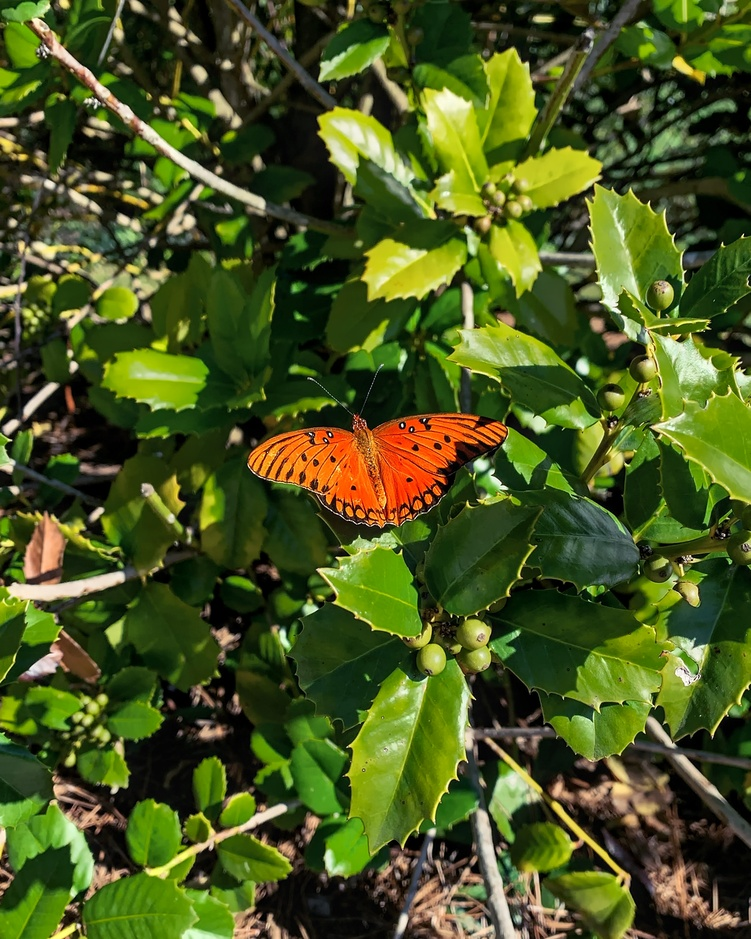
#> input picture images/image2.jpg, 751 x 939 px, shrunk from 1080 x 1350 before the run, found by its file name
$ jupyter execute Image_Enhancer_Full.ipynb
#> lines starting #> are read from the running program, lines starting #| are printed output that depends on the picture
[cell 1]
import matplotlib.pyplot as plt
from matplotlib.image import imread
import numpy as np
import os
import scipy.io

#!pip install scikit-image
from skimage import color
from skimage import io

plt.rcParams['figure.figsize'] = [8, 8]
plt.rcParams.update({'font.size': 18})

[cell 2]
img0 = io.imread('image2.jpg')
#> img0 is the input picture: shape (939, 751, 3); mean R, G, B 73, 86.5, 31.8
img1 = img0
#img1 = color.rgb2gray(img0).astype(float)

plt.imshow(img1)
np.shape(img1)
#> Out = (939, 751, 3)

[cell 3]
def enhance(X, reps):

    Y = np.repeat(X, repeats= reps, axis=0)
    Z = np.repeat(Y, repeats= reps, axis=1)
    return(Z)

[cell 4]
P = enhance(img1,3)
#> in enhance, `Y = np.repeat(X, repeats= reps, axis=0)`:
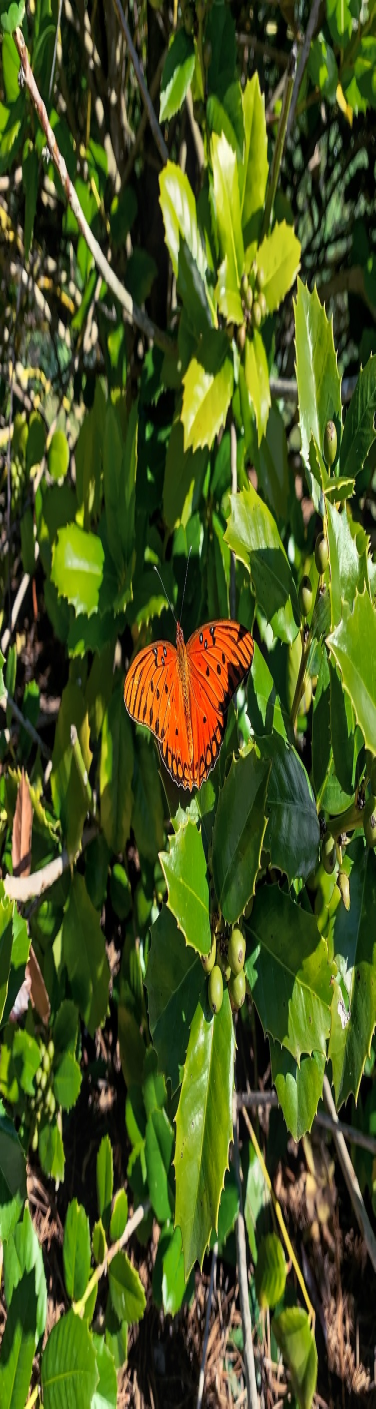
#> Y: shape (2817, 751, 3) (shown at 1/2 size); mean R, G, B 73, 86.5, 31.8
plt.imshow(P)

[cell 5]
# Define randomized SVD function
def rSVD(X, r, q, p):
    # Step 1: Sample column space of X with P matrix
    ny = X.shape[1]
    P = np.random.randn(ny, r+p)
    Z = X @ P
    for k in range(q):
        Z = X @ (X.T @ Z)

    Q, R = np.linalg.qr(Z, mode='reduced')

    # Step 2: Compute SVD on projected Y = Q.T @ X
    Y = Q.T @ X
    UY, S, VT = np.linalg.svd(Y, full_matrices=0)
    U = Q @ UY

    return U, S, VT

[cell 6]
A = img0
X = np.mean(A, axis=2)  # Convert RGB -> grayscale
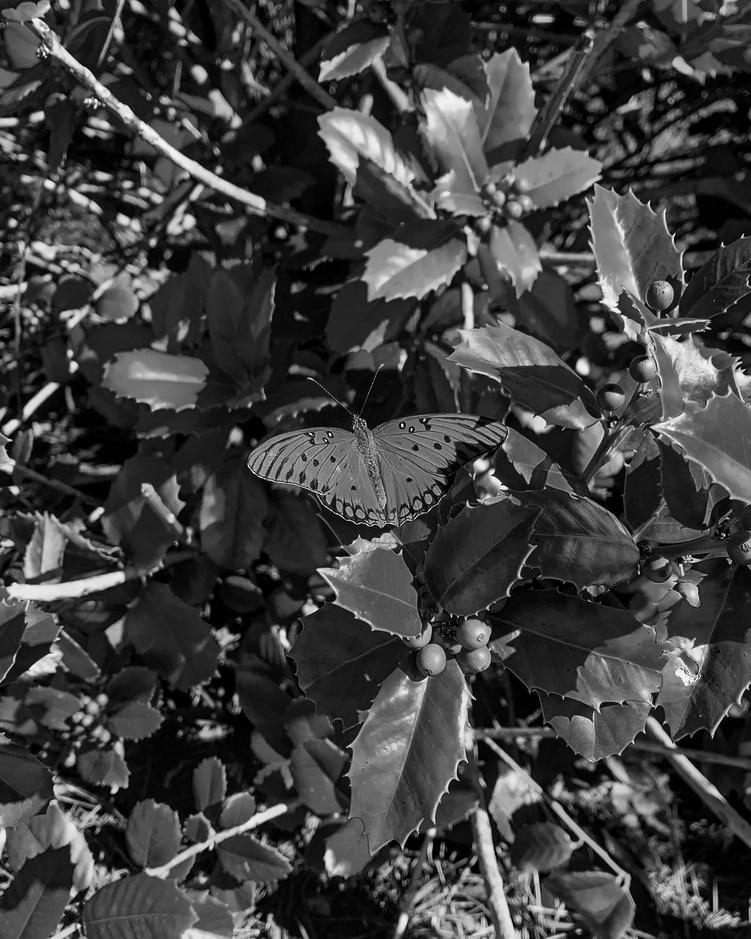
#> X: shape (939, 751) float64; min 0, max 253.7, mean 63.7

U, S, VT = np.linalg.svd(X, full_matrices=0)  # Deterministic SVD
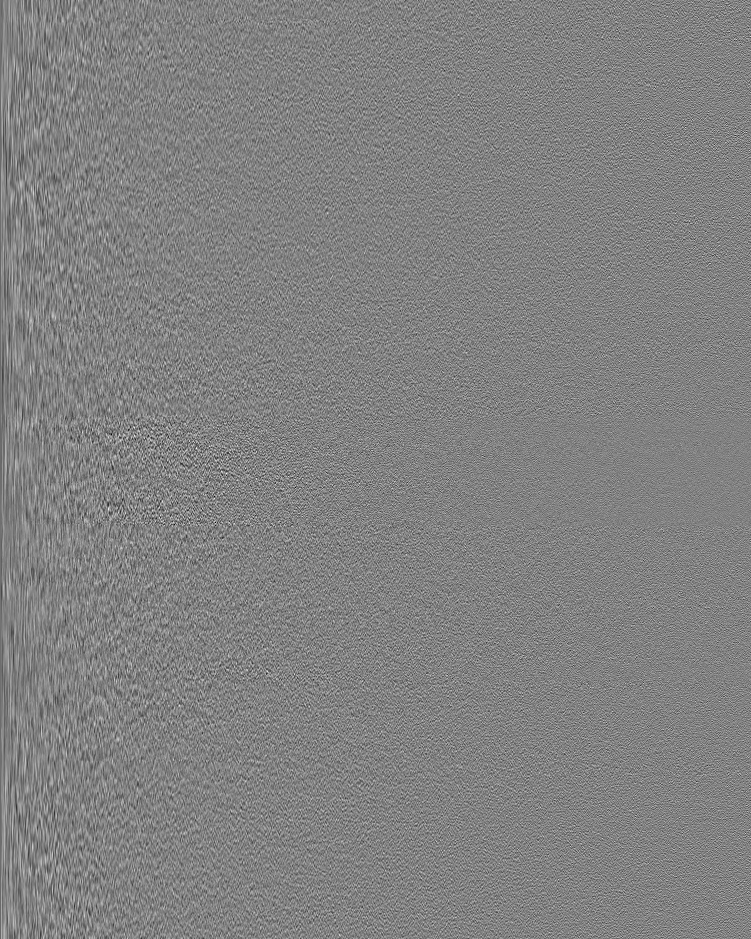
#> U: shape (939, 751) float64; min -0.209, max 0.202, mean -5.46e-05; drawn with min black and max white
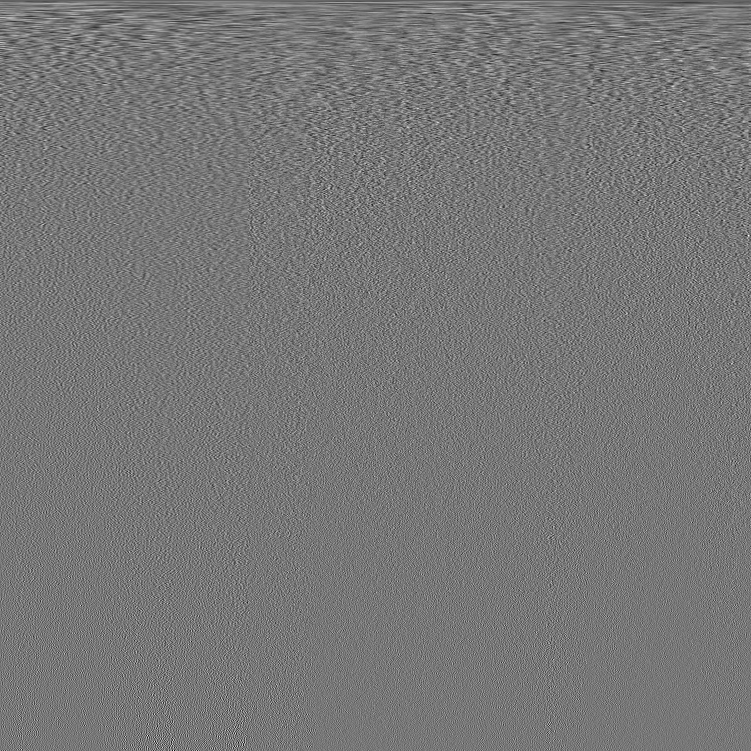
#> VT: shape (751, 751) float64; min -0.21, max 0.238, mean -4.66e-05; drawn with min black and max white
#> S = 751 values, max 55325.5 at index 0, min 10.09 at index 750, mean 732.7

r = 250  # Target rank
q = 1   # Power iterations
p = 5   # Oversampling parameter

rU, rS, rVT = rSVD(X, r, q, p)
#> the loop in rSVD, `for k in range(q):` made 1 pass
#> pass 1, in rSVD, `Z = X @ (X.T @ Z)`:
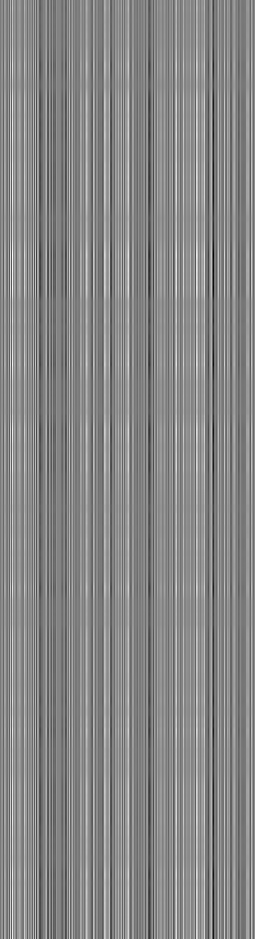
#> Z: shape (939, 255) float64; min -2.5e+13, max 2.37e+13, mean 7.35e+11; drawn with min black and max white
#> in rSVD, `Q, R = np.linalg.qr(Z, mode='reduced')`:
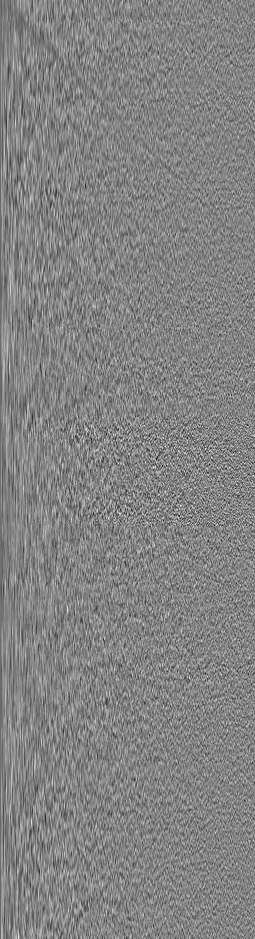
#> Q: shape (939, 255) float64; min -0.192, max 0.181, mean -0.00018; drawn with min black and max white
#> in rSVD, `Y = Q.T @ X`:
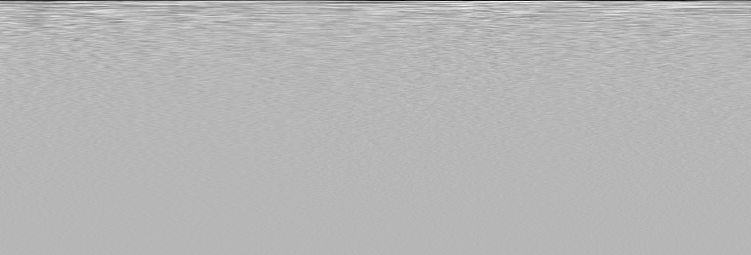
#> Y: shape (255, 751) float64; min -2795.1, max 1100.1, mean -8.2; drawn with min black and max white
#> in rSVD, `UY, S, VT = np.linalg.svd(Y, full_matrices=0)`:
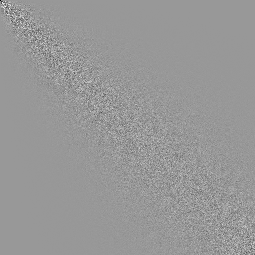
#> UY: shape (255, 255) float64; min -0.998, max 0.675, mean -0.000183; drawn with min black and max white
#> in rSVD, `UY, S, VT = np.linalg.svd(Y, full_matrices=0)`:
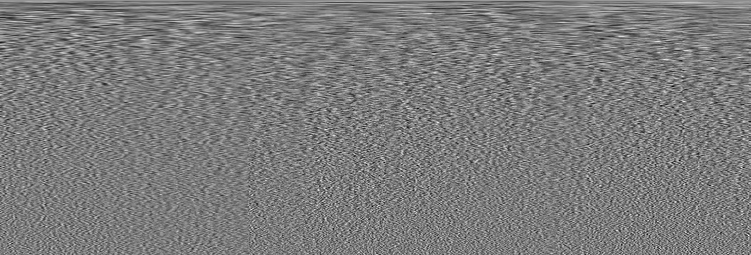
#> VT: shape (255, 751) float64; min -0.18, max 0.191, mean 0.000153; drawn with min black and max white
#> in rSVD, `UY, S, VT = np.linalg.svd(Y, full_matrices=0)`: S = 255 values, max 55325.5 at index 0, min 297.4 at index 254, mean 1892.2
#> in rSVD, `U = Q @ UY`:
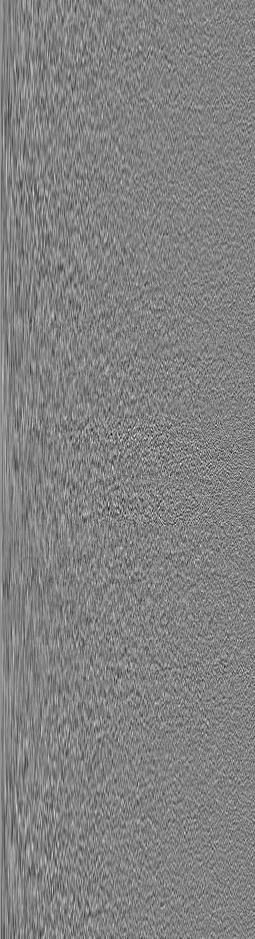
#> U: shape (939, 255) float64; min -0.208, max 0.2, mean 0.000169; drawn with min black and max white
#> rS has the same summary as S in rSVD

[cell 7]
## Reconstruction
XSVD = U[:, :(r+1)] @ np.diag(S[:(r+1)]) @ VT[:(r+1), :]  # SVD approximation
errSVD = np.linalg.norm(X-XSVD, ord=2) / np.linalg.norm(X, ord=2)
#> errSVD = 0.00705

XrSVD = rU[:, :(r+1)] @ np.diag(rS[:(r+1)]
                                ) @ rVT[:(r+1), :]  # SVD approximation
errSVD = np.linalg.norm(X-XrSVD, ord=2) / np.linalg.norm(X, ord=2)
#> errSVD = 0.00918

[cell 8]
## Plot
fig, axs = plt.subplots(1, 3)

#plt.set_cmap('gray')
axs[0].imshow(X)
axs[1].imshow(XSVD)
axs[2].imshow(XrSVD)

plt.show()

$ run again, with images/image0.jpg copied over images/image2.jpg
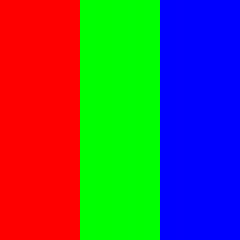
#> input picture images/image0.jpg, 30 x 30 px, found by its file name (shown 8 times larger)
#> img0 is the input picture: shape (30, 30, 3); mean R, G, B 84.7, 85, 84.8
#> `U, S, VT = np.linalg.svd(X, full_matrices=0)`: S = 30 values, max 2545.3 at index 0, min 1.46e-13 at index 29, mean 84.84
#> in rSVD, `UY, S, VT = np.linalg.svd(Y, full_matrices=0)`:
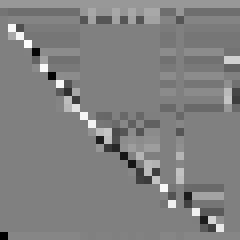
#> VT: shape (30, 30) float64 (shown 8 times larger); min -0.979, max 0.968, mean 0.00606; drawn with min black and max white
#> in rSVD, `UY, S, VT = np.linalg.svd(Y, full_matrices=0)`: S = 30 values, max 2545.3 at index 0, min 3.19e-14 at index 29, mean 84.84
#> in rSVD, `U = Q @ UY`:
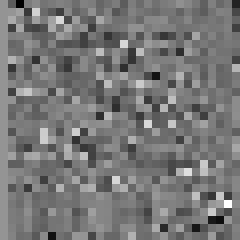
#> U: shape (30, 30) float64 (shown 8 times larger); min -0.73, max 0.84, mean 0.00609; drawn with min black and max white
#> rS has the same summary as S in rSVD
#> `errSVD = np.linalg.norm(X-XSVD, ord=2) / np.linalg.norm(X, ord=2)`: errSVD = 2.6e-16
#> `errSVD = np.linalg.norm(X-XrSVD, ord=2) / np.linalg.norm(X, ord=2)`: errSVD = 5.12e-16

$ run again, with images/image1.jpg copied over images/image2.jpg
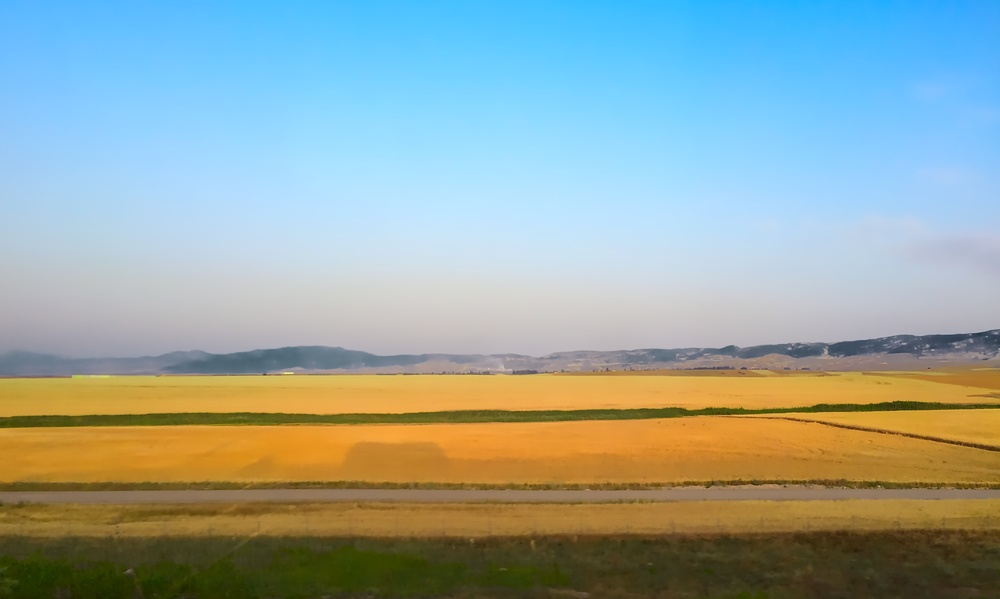
#> input picture images/image1.jpg, 1000 x 599 px, shrunk from 3233 x 1935 before the run, found by its file name
#> img0 is the input picture: shape (599, 1000, 3); mean R, G, B 149.7, 166.3, 160.7
#> `U, S, VT = np.linalg.svd(X, full_matrices=0)`: S = 599 values, max 129943.3 at index 0, min 1.8 at index 598, mean 313.5
#> in rSVD, `UY, S, VT = np.linalg.svd(Y, full_matrices=0)`: S = 255 values, max 129943.3 at index 0, min 14.48 at index 254, mean 726.8
#> in rSVD, `U = Q @ UY`:
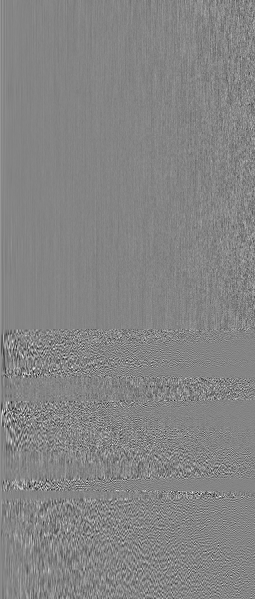
#> U: shape (599, 255) float64; min -0.376, max 0.346, mean 0.000174; drawn with min black and max white
#> rS has the same summary as S in rSVD
#> `errSVD = np.linalg.norm(X-XSVD, ord=2) / np.linalg.norm(X, ord=2)`: errSVD = 0.000142
#> `errSVD = np.linalg.norm(X-XrSVD, ord=2) / np.linalg.norm(X, ord=2)`: errSVD = 0.000183
